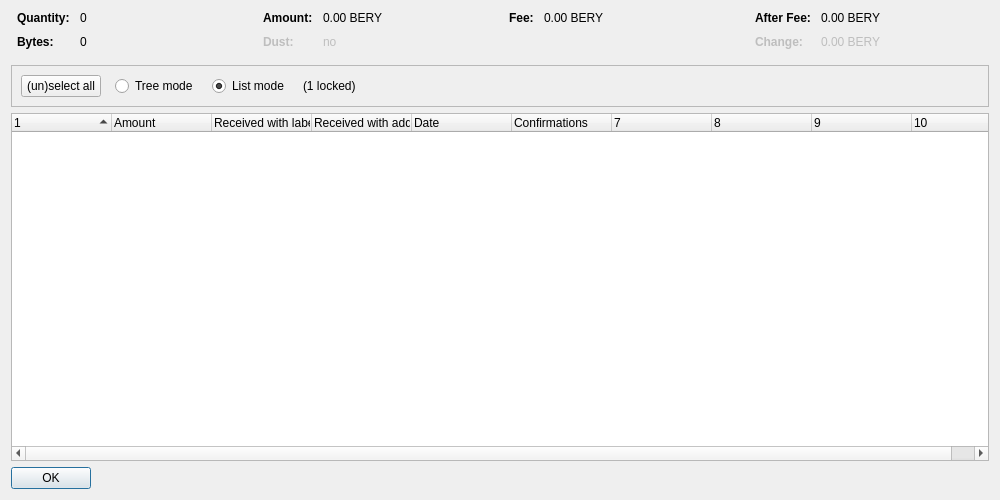
<?xml version="1.0" encoding="UTF-8"?>
<ui version="4.0">
 <class>CoinControlDialog</class>
 <widget class="QDialog" name="CoinControlDialog">
  <property name="geometry">
   <rect>
    <x>0</x>
    <y>0</y>
    <width>1000</width>
    <height>500</height>
   </rect>
  </property>
  <property name="windowTitle">
   <string>Coin Selection</string>
  </property>
  <layout class="QVBoxLayout" name="verticalLayout">
   <item>
    <layout class="QHBoxLayout" name="horizontalLayoutTop" stretch="0,0,0,0">
     <property name="topMargin">
      <number>0</number>
     </property>
     <property name="bottomMargin">
      <number>10</number>
     </property>
     <item>
      <layout class="QFormLayout" name="formLayoutCoinControl1">
       <property name="horizontalSpacing">
        <number>10</number>
       </property>
       <property name="verticalSpacing">
        <number>10</number>
       </property>
       <property name="leftMargin">
        <number>6</number>
       </property>
       <property name="rightMargin">
        <number>6</number>
       </property>
       <item row="0" column="0">
        <widget class="QLabel" name="labelCoinControlQuantityText">
         <property name="font">
          <font>
           <weight>75</weight>
           <bold>true</bold>
          </font>
         </property>
         <property name="text">
          <string>Quantity:</string>
         </property>
        </widget>
       </item>
       <item row="0" column="1">
        <widget class="QLabel" name="labelCoinControlQuantity">
         <property name="cursor">
          <cursorShape>IBeamCursor</cursorShape>
         </property>
         <property name="contextMenuPolicy">
          <enum>Qt::ActionsContextMenu</enum>
         </property>
         <property name="text">
          <string notr="true">0</string>
         </property>
         <property name="textInteractionFlags">
          <set>Qt::LinksAccessibleByMouse|Qt::TextSelectableByKeyboard|Qt::TextSelectableByMouse</set>
         </property>
        </widget>
       </item>
       <item row="1" column="0">
        <widget class="QLabel" name="labelCoinControlBytesText">
         <property name="font">
          <font>
           <weight>75</weight>
           <bold>true</bold>
          </font>
         </property>
         <property name="text">
          <string>Bytes:</string>
         </property>
        </widget>
       </item>
       <item row="1" column="1">
        <widget class="QLabel" name="labelCoinControlBytes">
         <property name="cursor">
          <cursorShape>IBeamCursor</cursorShape>
         </property>
         <property name="contextMenuPolicy">
          <enum>Qt::ActionsContextMenu</enum>
         </property>
         <property name="text">
          <string notr="true">0</string>
         </property>
         <property name="textInteractionFlags">
          <set>Qt::LinksAccessibleByMouse|Qt::TextSelectableByKeyboard|Qt::TextSelectableByMouse</set>
         </property>
        </widget>
       </item>
      </layout>
     </item>
     <item>
      <layout class="QFormLayout" name="formLayoutCoinControl2">
       <property name="horizontalSpacing">
        <number>10</number>
       </property>
       <property name="verticalSpacing">
        <number>10</number>
       </property>
       <property name="leftMargin">
        <number>6</number>
       </property>
       <property name="rightMargin">
        <number>6</number>
       </property>
       <item row="0" column="0">
        <widget class="QLabel" name="labelCoinControlAmountText">
         <property name="font">
          <font>
           <weight>75</weight>
           <bold>true</bold>
          </font>
         </property>
         <property name="text">
          <string>Amount:</string>
         </property>
        </widget>
       </item>
       <item row="0" column="1">
        <widget class="QLabel" name="labelCoinControlAmount">
         <property name="cursor">
          <cursorShape>IBeamCursor</cursorShape>
         </property>
         <property name="contextMenuPolicy">
          <enum>Qt::ActionsContextMenu</enum>
         </property>
         <property name="text">
          <string notr="true">0.00 BERY</string>
         </property>
         <property name="textInteractionFlags">
          <set>Qt::LinksAccessibleByMouse|Qt::TextSelectableByKeyboard|Qt::TextSelectableByMouse</set>
         </property>
        </widget>
       </item>
       <item row="1" column="0">
        <widget class="QLabel" name="labelCoinControlLowOutputText">
         <property name="enabled">
          <bool>false</bool>
         </property>
         <property name="font">
          <font>
           <weight>75</weight>
           <bold>true</bold>
          </font>
         </property>
         <property name="text">
          <string>Dust:</string>
         </property>
        </widget>
       </item>
       <item row="1" column="1">
        <widget class="QLabel" name="labelCoinControlLowOutput">
         <property name="enabled">
          <bool>false</bool>
         </property>
         <property name="cursor">
          <cursorShape>IBeamCursor</cursorShape>
         </property>
         <property name="contextMenuPolicy">
          <enum>Qt::ActionsContextMenu</enum>
         </property>
         <property name="text">
          <string notr="true">no</string>
         </property>
         <property name="textInteractionFlags">
          <set>Qt::LinksAccessibleByMouse|Qt::TextSelectableByKeyboard|Qt::TextSelectableByMouse</set>
         </property>
        </widget>
       </item>
      </layout>
     </item>
     <item>
      <layout class="QFormLayout" name="formLayoutCoinControl3">
       <property name="horizontalSpacing">
        <number>10</number>
       </property>
       <property name="verticalSpacing">
        <number>10</number>
       </property>
       <property name="leftMargin">
        <number>6</number>
       </property>
       <property name="rightMargin">
        <number>6</number>
       </property>
       <item row="0" column="0">
        <widget class="QLabel" name="labelCoinControlFeeText">
         <property name="font">
          <font>
           <weight>75</weight>
           <bold>true</bold>
          </font>
         </property>
         <property name="text">
          <string>Fee:</string>
         </property>
        </widget>
       </item>
       <item row="0" column="1">
        <widget class="QLabel" name="labelCoinControlFee">
         <property name="cursor">
          <cursorShape>IBeamCursor</cursorShape>
         </property>
         <property name="contextMenuPolicy">
          <enum>Qt::ActionsContextMenu</enum>
         </property>
         <property name="text">
          <string notr="true">0.00 BERY</string>
         </property>
         <property name="textInteractionFlags">
          <set>Qt::LinksAccessibleByMouse|Qt::TextSelectableByKeyboard|Qt::TextSelectableByMouse</set>
         </property>
        </widget>
       </item>
      </layout>
     </item>
     <item>
      <layout class="QFormLayout" name="formLayoutCoinControl4">
       <property name="horizontalSpacing">
        <number>10</number>
       </property>
       <property name="verticalSpacing">
        <number>10</number>
       </property>
       <property name="leftMargin">
        <number>6</number>
       </property>
       <property name="rightMargin">
        <number>6</number>
       </property>
       <item row="0" column="0">
        <widget class="QLabel" name="labelCoinControlAfterFeeText">
         <property name="font">
          <font>
           <weight>75</weight>
           <bold>true</bold>
          </font>
         </property>
         <property name="text">
          <string>After Fee:</string>
         </property>
        </widget>
       </item>
       <item row="0" column="1">
        <widget class="QLabel" name="labelCoinControlAfterFee">
         <property name="cursor">
          <cursorShape>IBeamCursor</cursorShape>
         </property>
         <property name="contextMenuPolicy">
          <enum>Qt::ActionsContextMenu</enum>
         </property>
         <property name="text">
          <string notr="true">0.00 BERY</string>
         </property>
         <property name="textInteractionFlags">
          <set>Qt::LinksAccessibleByMouse|Qt::TextSelectableByKeyboard|Qt::TextSelectableByMouse</set>
         </property>
        </widget>
       </item>
       <item row="1" column="0">
        <widget class="QLabel" name="labelCoinControlChangeText">
         <property name="enabled">
          <bool>false</bool>
         </property>
         <property name="font">
          <font>
           <weight>75</weight>
           <bold>true</bold>
          </font>
         </property>
         <property name="text">
          <string>Change:</string>
         </property>
        </widget>
       </item>
       <item row="1" column="1">
        <widget class="QLabel" name="labelCoinControlChange">
         <property name="enabled">
          <bool>false</bool>
         </property>
         <property name="cursor">
          <cursorShape>IBeamCursor</cursorShape>
         </property>
         <property name="contextMenuPolicy">
          <enum>Qt::ActionsContextMenu</enum>
         </property>
         <property name="text">
          <string notr="true">0.00 BERY</string>
         </property>
         <property name="textInteractionFlags">
          <set>Qt::LinksAccessibleByMouse|Qt::TextSelectableByKeyboard|Qt::TextSelectableByMouse</set>
         </property>
        </widget>
       </item>
      </layout>
     </item>
    </layout>
   </item>
   <item>
    <widget class="QFrame" name="frame">
     <property name="minimumSize">
      <size>
       <width>0</width>
       <height>40</height>
      </size>
     </property>
     <property name="frameShape">
      <enum>QFrame::StyledPanel</enum>
     </property>
     <property name="frameShadow">
      <enum>QFrame::Sunken</enum>
     </property>
     <layout class="QHBoxLayout" name="horizontalLayout">
      <item>
       <layout class="QHBoxLayout" name="horizontalLayoutPanel" stretch="0,0,0,0,0">
        <property name="spacing">
         <number>14</number>
        </property>
        <item>
         <widget class="QPushButton" name="pushButtonSelectAll">
          <property name="sizePolicy">
           <sizepolicy hsizetype="Maximum" vsizetype="Fixed">
            <horstretch>0</horstretch>
            <verstretch>0</verstretch>
           </sizepolicy>
          </property>
          <property name="text">
           <string>(un)select all</string>
          </property>
          <property name="autoDefault">
           <bool>false</bool>
          </property>
         </widget>
        </item>
        <item>
         <widget class="QRadioButton" name="radioTreeMode">
          <property name="sizePolicy">
           <sizepolicy hsizetype="Maximum" vsizetype="Fixed">
            <horstretch>0</horstretch>
            <verstretch>0</verstretch>
           </sizepolicy>
          </property>
          <property name="text">
           <string>Tree mode</string>
          </property>
         </widget>
        </item>
        <item>
         <widget class="QRadioButton" name="radioListMode">
          <property name="sizePolicy">
           <sizepolicy hsizetype="Maximum" vsizetype="Fixed">
            <horstretch>0</horstretch>
            <verstretch>0</verstretch>
           </sizepolicy>
          </property>
          <property name="text">
           <string>List mode</string>
          </property>
          <property name="checked">
           <bool>true</bool>
          </property>
         </widget>
        </item>
        <item>
         <widget class="QLabel" name="labelLocked">
          <property name="text">
           <string notr="true">(1 locked)</string>
          </property>
         </widget>
        </item>
        <item>
         <spacer name="horizontalSpacer">
          <property name="orientation">
           <enum>Qt::Horizontal</enum>
          </property>
          <property name="sizeHint" stdset="0">
           <size>
            <width>40</width>
            <height>20</height>
           </size>
          </property>
         </spacer>
        </item>
       </layout>
      </item>
     </layout>
    </widget>
   </item>
   <item>
    <widget class="CoinControlTreeWidget" name="treeWidget">
     <property name="contextMenuPolicy">
      <enum>Qt::CustomContextMenu</enum>
     </property>
     <property name="sortingEnabled">
      <bool>false</bool>
     </property>
     <property name="columnCount">
      <number>10</number>
     </property>
     <attribute name="headerShowSortIndicator" stdset="0">
      <bool>true</bool>
     </attribute>
     <attribute name="headerStretchLastSection">
      <bool>false</bool>
     </attribute>
     <column>
      <property name="text">
       <string/>
      </property>
     </column>
     <column>
      <property name="text">
       <string>Amount</string>
      </property>
     </column>
     <column>
      <property name="text">
       <string>Received with label</string>
      </property>
     </column>
     <column>
      <property name="text">
       <string>Received with address</string>
      </property>
     </column>
     <column>
      <property name="text">
       <string>Date</string>
      </property>
     </column>
     <column>
      <property name="text">
       <string>Confirmations</string>
      </property>
      <property name="toolTip">
       <string>Confirmed</string>
      </property>
     </column>
     <column>
      <property name="text">
       <string/>
      </property>
     </column>
     <column>
      <property name="text">
       <string/>
      </property>
     </column>
     <column>
      <property name="text">
       <string/>
      </property>
     </column>
     <column>
      <property name="text">
       <string/>
      </property>
     </column>
    </widget>
   </item>
   <item>
    <widget class="QDialogButtonBox" name="buttonBox">
     <property name="sizePolicy">
      <sizepolicy hsizetype="Maximum" vsizetype="Fixed">
       <horstretch>0</horstretch>
       <verstretch>0</verstretch>
      </sizepolicy>
     </property>
     <property name="orientation">
      <enum>Qt::Horizontal</enum>
     </property>
     <property name="standardButtons">
      <set>QDialogButtonBox::Ok</set>
     </property>
    </widget>
   </item>
  </layout>
 </widget>
 <customwidgets>
  <customwidget>
   <class>CoinControlTreeWidget</class>
   <extends>QTreeWidget</extends>
   <header>coincontroltreewidget.h</header>
  </customwidget>
 </customwidgets>
 <resources/>
 <connections/>
</ui>
